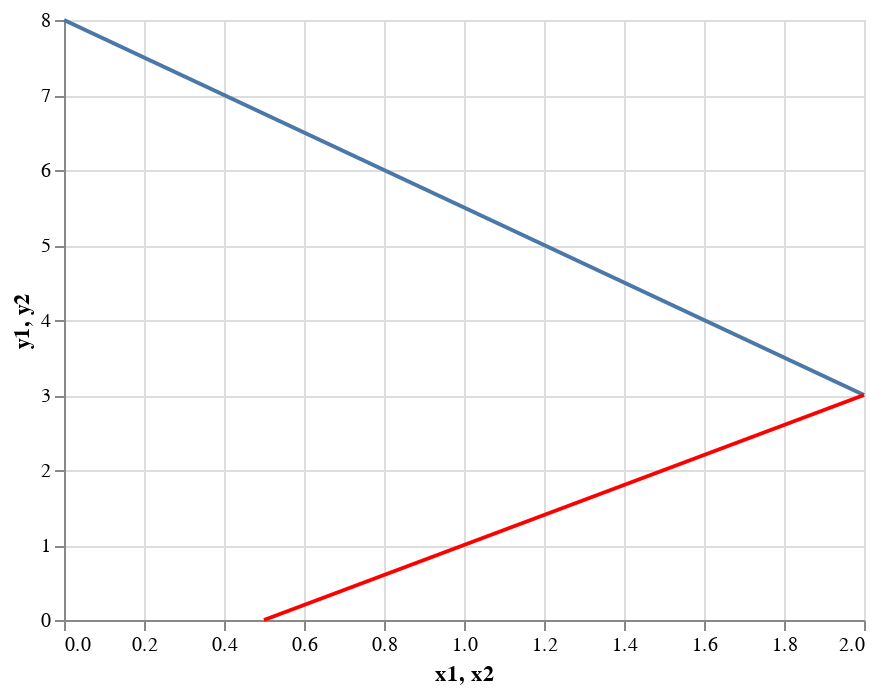

The notebook cell saved with this chart:
### Code cell
equation1 = alt.Chart(df).mark_line().encode(x="x1", y="y1")
equation2 = alt.Chart(df).mark_line(color="red").encode(x="x2", y="y2")
equation1 + equation2

### Figure 1 — Vega-Lite specification as saved in the notebook (floating-point values rounded to 4 significant figures)
{"config": {"view": {"continuousWidth": 400, "continuousHeight": 300}}, "layer": [{"mark": "line", "encoding": {"x": {"type": "quantitative", "field": "x1"}, "y": {"type": "quantitative", "field": "y1"}}}, {"mark": {"type": "line", "color": "red"}, "encoding": {"x": {"type": "quantitative", "field": "x2"}, "y": {"type": "quantitative", "field": "y2"}}}], "data": {"name": "data-57ffab6a26a928c2ff17e40b29b8a272"}, "$schema": "https://vega.github.io/schema/vega-lite/v4.8.1.json", "datasets": {"data-57ffab6a26a928c2ff17e40b29b8a272": [{"x1": 0, "y1": 8, "x2": 0.5, "y2": 0}, {"x1": 2, "y1": 3, "x2": 2.0, "y2": 3}]}}
